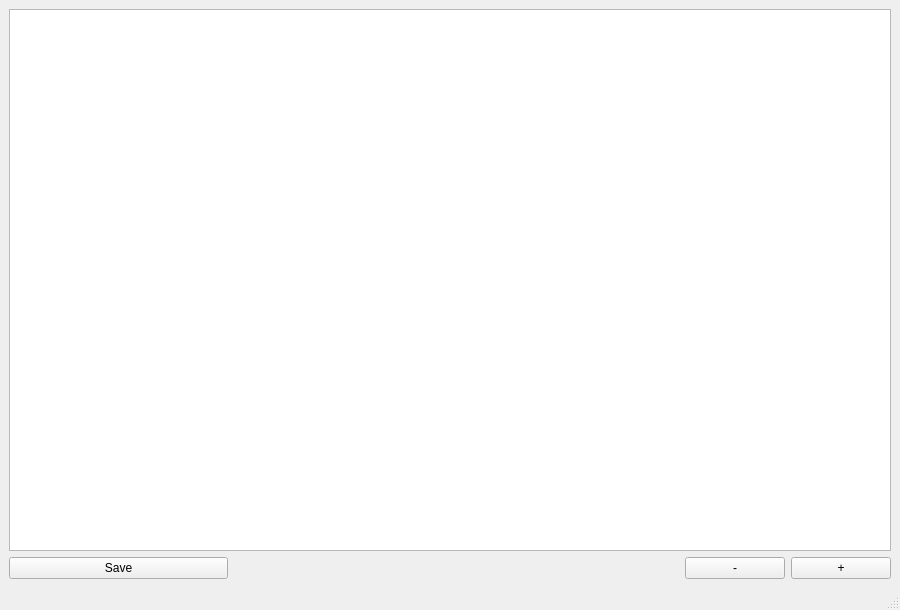
<?xml version="1.0" encoding="UTF-8"?>
<ui version="4.0">
 <class>layout</class>
 <widget class="QMainWindow" name="layout">
  <property name="geometry">
   <rect>
    <x>0</x>
    <y>0</y>
    <width>900</width>
    <height>610</height>
   </rect>
  </property>
  <property name="sizePolicy">
   <sizepolicy hsizetype="Fixed" vsizetype="Fixed">
    <horstretch>0</horstretch>
    <verstretch>0</verstretch>
   </sizepolicy>
  </property>
  <property name="minimumSize">
   <size>
    <width>650</width>
    <height>610</height>
   </size>
  </property>
  <property name="maximumSize">
   <size>
    <width>900</width>
    <height>1000</height>
   </size>
  </property>
  <property name="baseSize">
   <size>
    <width>900</width>
    <height>610</height>
   </size>
  </property>
  <property name="windowTitle">
   <string>layout</string>
  </property>
  <widget class="QWidget" name="centralwidget">
   <property name="sizePolicy">
    <sizepolicy hsizetype="Fixed" vsizetype="Preferred">
     <horstretch>0</horstretch>
     <verstretch>0</verstretch>
    </sizepolicy>
   </property>
   <layout class="QGridLayout" name="gridLayout_2">
    <item row="0" column="0">
     <layout class="QGridLayout" name="gridLayout">
      <item row="0" column="0" colspan="5">
       <widget class="QTableView" name="table">
        <property name="horizontalScrollBarPolicy">
         <enum>Qt::ScrollBarAlwaysOff</enum>
        </property>
        <property name="autoScroll">
         <bool>false</bool>
        </property>
        <property name="alternatingRowColors">
         <bool>true</bool>
        </property>
        <property name="selectionBehavior">
         <enum>QAbstractItemView::SelectRows</enum>
        </property>
        <property name="showGrid">
         <bool>true</bool>
        </property>
        <property name="gridStyle">
         <enum>Qt::SolidLine</enum>
        </property>
        <attribute name="horizontalHeaderStretchLastSection">
         <bool>false</bool>
        </attribute>
       </widget>
      </item>
      <item row="1" column="0">
       <widget class="QPushButton" name="save">
        <property name="maximumSize">
         <size>
          <width>500</width>
          <height>16777215</height>
         </size>
        </property>
        <property name="text">
         <string>Save</string>
        </property>
       </widget>
      </item>
      <item row="1" column="1">
       <spacer name="horizontalSpacer_2">
        <property name="orientation">
         <enum>Qt::Horizontal</enum>
        </property>
        <property name="sizeType">
         <enum>QSizePolicy::Fixed</enum>
        </property>
        <property name="sizeHint" stdset="0">
         <size>
          <width>40</width>
          <height>20</height>
         </size>
        </property>
       </spacer>
      </item>
      <item row="1" column="2">
       <spacer name="horizontalSpacer">
        <property name="orientation">
         <enum>Qt::Horizontal</enum>
        </property>
        <property name="sizeType">
         <enum>QSizePolicy::Fixed</enum>
        </property>
        <property name="sizeHint" stdset="0">
         <size>
          <width>40</width>
          <height>20</height>
         </size>
        </property>
       </spacer>
      </item>
      <item row="1" column="3">
       <widget class="QPushButton" name="remove">
        <property name="maximumSize">
         <size>
          <width>100</width>
          <height>120</height>
         </size>
        </property>
        <property name="text">
         <string>-</string>
        </property>
       </widget>
      </item>
      <item row="1" column="4">
       <widget class="QPushButton" name="add">
        <property name="maximumSize">
         <size>
          <width>100</width>
          <height>50</height>
         </size>
        </property>
        <property name="text">
         <string>+</string>
        </property>
       </widget>
      </item>
     </layout>
    </item>
   </layout>
  </widget>
  <widget class="QMenuBar" name="menubar">
   <property name="geometry">
    <rect>
     <x>0</x>
     <y>0</y>
     <width>900</width>
     <height>26</height>
    </rect>
   </property>
  </widget>
  <widget class="QStatusBar" name="statusbar"/>
 </widget>
 <resources/>
 <connections/>
</ui>
